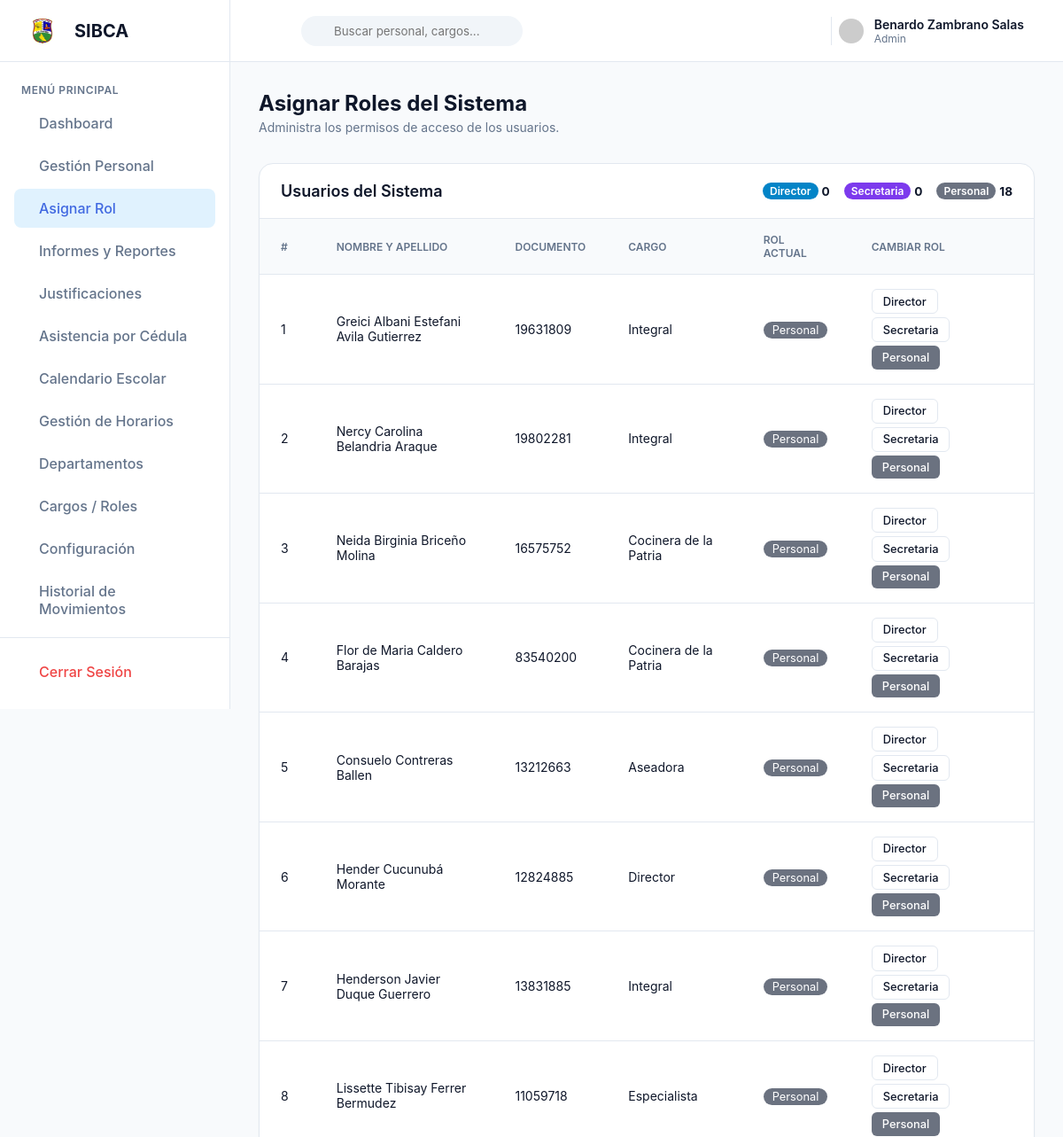
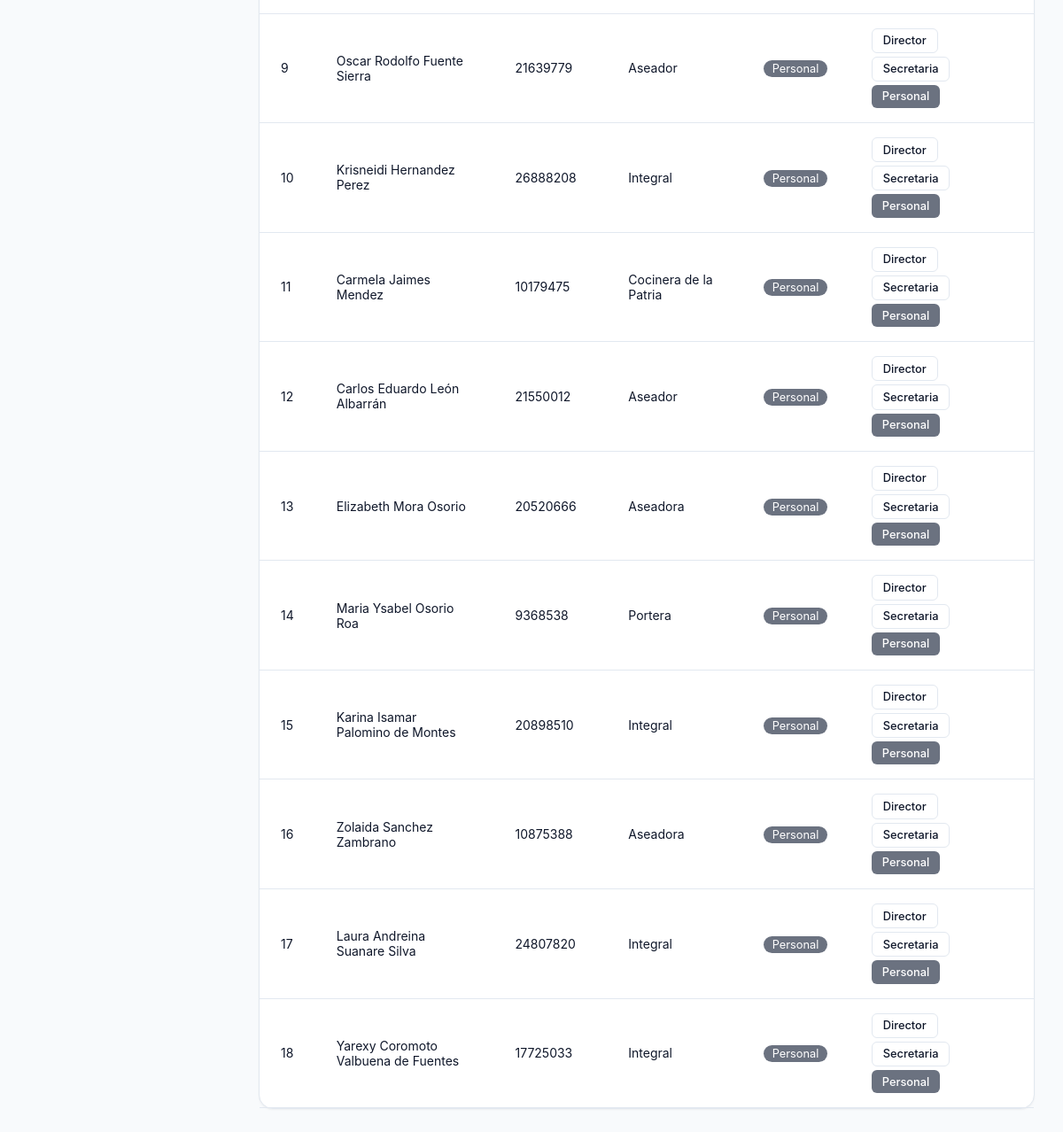
/index.php?ruta=asignar_rol (signed in), run on the app's committed database (2 pictures, top to bottom).
### tables this page shows
CREATE TABLE `personal` (
  `id` int NOT NULL AUTO_INCREMENT,
  `nombre` varchar(100) NOT NULL,
  `apellido` varchar(100) NOT NULL,
  `documento_identidad` varchar(20) NOT NULL,
  `codigo_rfid` varchar(50) DEFAULT NULL,
  `email` varchar(100) NOT NULL,
  `telefono` varchar(20) DEFAULT NULL,
  `direccion` text,
  `fecha_nacimiento` date DEFAULT NULL,
  `id_rol` int DEFAULT NULL,
  `id_estado` int DEFAULT NULL,
  `id_supervisor` int DEFAULT NULL,
  `password` varchar(255) NOT NULL,
  `id_cargo` int NOT NULL,
  `id_turno` int NOT NULL,
  `foto` varchar(255) DEFAULT NULL,
  `sdk_huella` longblob,
  `fecha_registro` timestamp NOT NULL DEFAULT CURRENT_TIMESTAMP,
  `ultimo_acceso` timestamp NULL DEFAULT NULL,
  `intentos_fallidos` int DEFAULT '0',
  `bloqueado_hasta` datetime DEFAULT NULL,
  PRIMARY KEY (`id`),
  UNIQUE KEY `documento_identidad` (`documento_identidad`),
  UNIQUE KEY `email` (`email`),
  UNIQUE KEY `codigo_rfid` (`codigo_rfid`),
  KEY `id_cargo` (`id_cargo`),
  KEY `id_turno` (`id_turno`),
  KEY `fk_personal_rol` (`id_rol`),
  KEY `fk_personal_estado` (`id_estado`),
  KEY `fk_personal_supervisor` (`id_supervisor`),
  KEY `idx_apellido` (`apellido`),
  CONSTRAINT `fk_personal_estado` FOREIGN KEY (`id_estado`) REFERENCES `estados_personal` (`id`),
  CONSTRAINT `fk_personal_rol` FOREIGN KEY (`id_rol`) REFERENCES `roles` (`id`),
  CONSTRAINT `fk_personal_supervisor` FOREIGN KEY (`id_supervisor`) REFERENCES `personal` (`id`),
  CONSTRAINT `personal_ibfk_1` FOREIGN KEY (`id_cargo`) REFERENCES `cargos` (`id`),
  CONSTRAINT `personal_ibfk_2` FOREIGN KEY (`id_turno`) REFERENCES `horarios_turnos` (`id`)
);

CREATE TABLE `cargos` (
  `id` int NOT NULL AUTO_INCREMENT,
  `nombre` varchar(100) NOT NULL,
  `id_departamento` int NOT NULL,
  PRIMARY KEY (`id`),
  KEY `id_departamento` (`id_departamento`),
  CONSTRAINT `cargos_ibfk_1` FOREIGN KEY (`id_departamento`) REFERENCES `departamentos` (`id`) ON DELETE CASCADE
);

CREATE TABLE `roles` (
  `id` int NOT NULL AUTO_INCREMENT,
  `nombre` varchar(50) NOT NULL,
  `descripcion` varchar(255) DEFAULT NULL,
  PRIMARY KEY (`id`),
  UNIQUE KEY `nombre` (`nombre`)
);

### index.php (called while the page is built, shortened)
<?php
require_once "controllers/PlantillaController.php";
$plantilla = new ControladorPlantilla();
$plantilla->ctrPlantilla();
?>

### config/Conexion.php (called while the page is built)
<?php
class Conexion
{
    static private $instancia = null;
    static public function conectar()
    {
        if (self::$instancia === null) {
            try {
                $host = getenv('DB_HOST') ?: 'localhost';
                $dbname = getenv('DB_NAME') ?: 'asistencia_db';
                $user = getenv('DB_USER') ?: 'root';
                $pass = getenv('DB_PASSWORD') ?: '';
                self::$instancia = new PDO(
                    "mysql:host=$host;dbname=$dbname;charset=utf8",
                    $user,
                    $pass
                );
                self::$instancia->setAttribute(PDO::ATTR_ERRMODE, PDO::ERRMODE_EXCEPTION);
                self::$instancia->exec("set names utf8");
            } catch (PDOException $e) {
                die("Error de conexión a la base de datos. Contacte al administrador.");
            }
        }
        return self::$instancia;
    }
}
?>

### controllers/RolController.php (called while the page is built, shortened)
<?php
require_once "config/Conexion.php";
class RolController
{
    static public function ctrListarUsuariosConRol()
    {
        $stmt = Conexion::conectar()->prepare("SELECT p.id, p.nombre, p.apellido, p.documento_identidad, c.nombre as nombre_cargo, p.id_rol, r.nombre as rol_nombre
            FROM personal p
            LEFT JOIN cargos c ON p.id_cargo = c.id
            LEFT JOIN roles r ON p.id_rol = r.id
            WHERE p.id != 1 AND (p.id_rol != 4 OR p.id_rol IS NULL)
            ORDER BY p.apellido ASC, p.nombre ASC");
        $stmt->execute();
        return $stmt->fetchAll();
    }
    static public function ctrContarPorRol($id_rol)
    {
        $stmt = Conexion::conectar()->prepare("SELECT COUNT(*) as total FROM personal WHERE id_rol = :id_rol AND id != 1 AND id_rol != 4");
        $stmt->bindParam(":id_rol", $id_rol, PDO::PARAM_INT);
        $stmt->execute();
        return (int)$stmt->fetch()["total"];
    }
}

### views/modules/asignar_rol.php (the view, shortened to what this page needs)
<?php
require_once "controllers/RolController.php";
$usuarios = RolController::ctrListarUsuariosConRol();
$totalDirector = RolController::ctrContarPorRol(1);
$totalSecretaria = RolController::ctrContarPorRol(2);
$tieneDirector = $totalDirector > 0;
$tieneSecretaria = $totalSecretaria > 0;
?>
<main class="dashboard-content">
    <div class="page-header">
        <div>
            <h1>Asignar Roles del Sistema</h1>
            <p class="current-date">Administra los permisos de acceso de los usuarios.</p>
        </div>
    </div>
    <div class="widget widget-lg table-widget">
        <div class="widget-header" style="display:flex; justify-content:space-between; align-items:center; flex-wrap:wrap; gap:0.5rem;">
            <h2>Usuarios del Sistema</h2>
            <div style="display:flex; gap:1rem; font-size:0.85rem; flex-wrap:wrap;">
                <span style="display:flex; align-items:center; gap:4px;">
                    <span class="status-badge" style="background:#0284c7; color:#fff; padding:2px 8px; font-size:0.75rem;">Director</span>
                    <strong><?php echo $totalDirector; ?></strong>
                </span>
                <span style="display:flex; align-items:center; gap:4px;">
                    <span class="status-badge" style="background:#7c3aed; color:#fff; padding:2px 8px; font-size:0.75rem;">Secretaria</span>
                    <strong><?php echo $totalSecretaria; ?></strong>
                </span>
                <span style="display:flex; align-items:center; gap:4px;">
                    <span class="status-badge" style="background:#6b7280; color:#fff; padding:2px 8px; font-size:0.75rem;">Personal</span>
                    <strong><?php echo count($usuarios) - $totalDirector - $totalSecretaria; ?></strong>
                </span>
            </div>
        </div>
        <div class="table-responsive">
            <table class="data-table" id="tabla-roles">
                <thead>
                    <tr>
                        <th>#</th>
                        <th>Nombre y Apellido</th>
                        <th>Documento</th>
                        <th>Cargo</th>
                        <th>Rol Actual</th>
                        <th>Cambiar Rol</th>
                    </tr>
                </thead>
                <tbody>
                    <?php if (count($usuarios) === 0): ?>
                    <tr><td colspan="6" style="text-align:center; padding:2rem;">No hay usuarios registrados.</td></tr>
                    <?php else: $i=1; ?>
                    <?php foreach ($usuarios as $u): ?>
                    <?php
                        $uid = (int)$u['id'];
                        $urol = (int)$u['id_rol'];
                    ?>
                    <tr id="row-<?php echo $uid; ?>">
                        <td><?php echo $i++; ?></td>
                        <td><?php echo htmlspecialchars($u['nombre'] . ' ' . $u['apellido'], ENT_QUOTES, 'UTF-8'); ?></td>
                        <td><?php echo htmlspecialchars($u['documento_identidad'], ENT_QUOTES, 'UTF-8'); ?></td>
                        <td><?php echo htmlspecialchars($u['nombre_cargo'] ?? '', ENT_QUOTES, 'UTF-8'); ?></td>
                        <td>
                            <?php
                            $badge = match ($urol) {
                                1 => 'style="background:#0284c7; color:#fff; padding:2px 10px; border-radius:12px; font-size:0.8rem;"',
                                2 => 'style="background:#7c3aed; color:#fff; padding:2px 10px; border-radius:12px; font-size:0.8rem;"',
                                default => 'style="background:#6b7280; color:#fff; padding:2px 10px; border-radius:12px; font-size:0.8rem;"'
                            };
                            ?>
                            <span <?php echo $badge; ?>><?php echo htmlspecialchars($u['rol_nombre'] ?? 'Personal', ENT_QUOTES, 'UTF-8'); ?></span>
                        </td>
                        <td>
                            <div class="btn-group" style="display:flex; gap:4px; flex-wrap:wrap;">
                                <?php if ($urol === 1): ?>
                                    <button class="btn btn-sm btn-primary btn-rol" data-id="<?php echo $uid; ?>" data-rol="3" data-action="quitar" title="Quitar Director (pasará a Personal)" style="background:#0284c7; border-color:#0284c7;">
                                        Director
                                    </button>
                                <?php elseif ($tieneDirector): ?>
                                    <button class="btn btn-sm btn-outline" disabled title="Ya hay un Director asignado">
                                        Director
                                    </button>
                                <?php else: ?>
                                    <button class="btn btn-sm btn-outline btn-rol" data-id="<?php echo $uid; ?>" data-rol="1" data-action="asignar" title="Asignar como Director">
                                        Director
                                    </button>
                                <?php endif; ?>
                                <?php if ($urol === 2): ?>
                                    <button class="btn btn-sm btn-primary btn-rol" data-id="<?php echo $uid; ?>" data-rol="3" data-action="quitar" title="Quitar Secretaria (pasará a Personal)" style="background:#7c3aed; border-color:#7c3aed;">
                                        Secretaria
                                    </button>
                                <?php elseif ($tieneSecretaria): ?>
                                    <button class="btn btn-sm btn-outline" disabled title="Ya hay una Secretaria asignada">
                                        Secretaria
                                    </button>
                                <?php else: ?>
                                    <button class="btn btn-sm btn-outline btn-rol" data-id="<?php echo $uid; ?>" data-rol="2" data-action="asignar" title="Asignar como Secretaria">
                                        Secretaria
                                    </button>
                                <?php endif; ?>
                                <?php if ($urol === 3): ?>
                                    <button class="btn btn-sm btn-primary btn-rol" data-id="<?php echo $uid; ?>" data-rol="3" data-action="ninguna" disabled style="background:#6b7280; border-color:#6b7280;">
                                        Personal
                                    </button>
                                <?php else: ?>
                                    <button class="btn btn-sm btn-outline btn-rol" data-id="<?php echo $uid; ?>" data-rol="3" data-action="asignar" title="Asignar como Personal">
                                        Personal
                                    </button>
                                <?php endif; ?>
                            </div>
                        </td>
                    </tr>
                    <?php endforeach; ?>
                    <?php endif; ?>
                </tbody>
            </table>
        </div>
    </div>
</main>

### data on the page
personal: nombre+apellido "Greici Albani Estefani Avila Gutierrez", documento_identidad "19631809", id_cargo.nombre "Integral", id_rol.nombre "Personal"
personal: nombre+apellido "Nercy Carolina Belandria Araque", documento_identidad "19802281", id_cargo.nombre "Integral", id_rol.nombre "Personal"
personal: nombre+apellido "Neida Birginia Briceño Molina", documento_identidad "16575752", id_cargo.nombre "Cocinera de la Patria", id_rol.nombre "Personal"
personal: nombre+apellido "Flor de Maria Caldero Barajas", documento_identidad "83540200", id_cargo.nombre "Cocinera de la Patria", id_rol.nombre "Personal"
personal: nombre+apellido "Consuelo Contreras Ballen", documento_identidad "13212663", id_cargo.nombre "Aseadora", id_rol.nombre "Personal"
personal: nombre+apellido "Hender Cucunubá Morante", documento_identidad "12824885", id_cargo.nombre "Director", id_rol.nombre "Personal"
personal: nombre+apellido "Henderson Javier Duque Guerrero", documento_identidad "13831885", id_cargo.nombre "Integral", id_rol.nombre "Personal"
personal: nombre+apellido "Lissette Tibisay Ferrer Bermudez", documento_identidad "11059718", id_cargo.nombre "Especialista", id_rol.nombre "Personal"
personal: nombre+apellido "Oscar Rodolfo Fuente Sierra", documento_identidad "21639779", id_cargo.nombre "Aseador", id_rol.nombre "Personal"
personal: nombre+apellido "Krisneidi Hernandez Perez", documento_identidad "26888208", id_cargo.nombre "Integral", id_rol.nombre "Personal"
personal: nombre+apellido "Carmela Jaimes Mendez", documento_identidad "10179475", id_cargo.nombre "Cocinera de la Patria", id_rol.nombre "Personal"
personal: nombre+apellido "Carlos Eduardo León Albarrán", documento_identidad "21550012", id_cargo.nombre "Aseador", id_rol.nombre "Personal"
personal: nombre+apellido "Elizabeth Mora Osorio", documento_identidad "20520666", id_cargo.nombre "Aseadora", id_rol.nombre "Personal"
personal: nombre+apellido "Maria Ysabel Osorio Roa", documento_identidad "9368538", id_cargo.nombre "Portera", id_rol.nombre "Personal"
personal: nombre+apellido "Karina Isamar Palomino de Montes", documento_identidad "20898510", id_cargo.nombre "Integral", id_rol.nombre "Personal"
personal: nombre+apellido "Zolaida Sanchez Zambrano", documento_identidad "10875388", id_cargo.nombre "Aseadora", id_rol.nombre "Personal"
personal: nombre+apellido "Laura Andreina Suanare Silva", documento_identidad "24807820", id_cargo.nombre "Integral", id_rol.nombre "Personal"
personal: nombre+apellido "Yarexy Coromoto Valbuena de Fuentes", documento_identidad "17725033", id_cargo.nombre "Integral", id_rol.nombre "Personal"

### other printed values
$nombreUsuario "Benardo"
$apellidoUsuario "Zambrano Salas"
$rolUsuario "Admin"
$totalDirector "0"
$totalSecretaria "0"
count($usuarios) - $totalDirector - $totalSecretaria "18"
